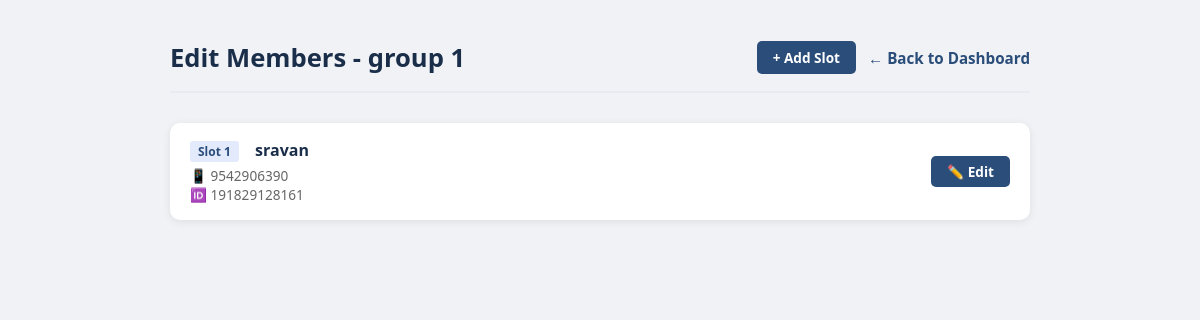
Page /management/group/2/members/ on the earlier database version.
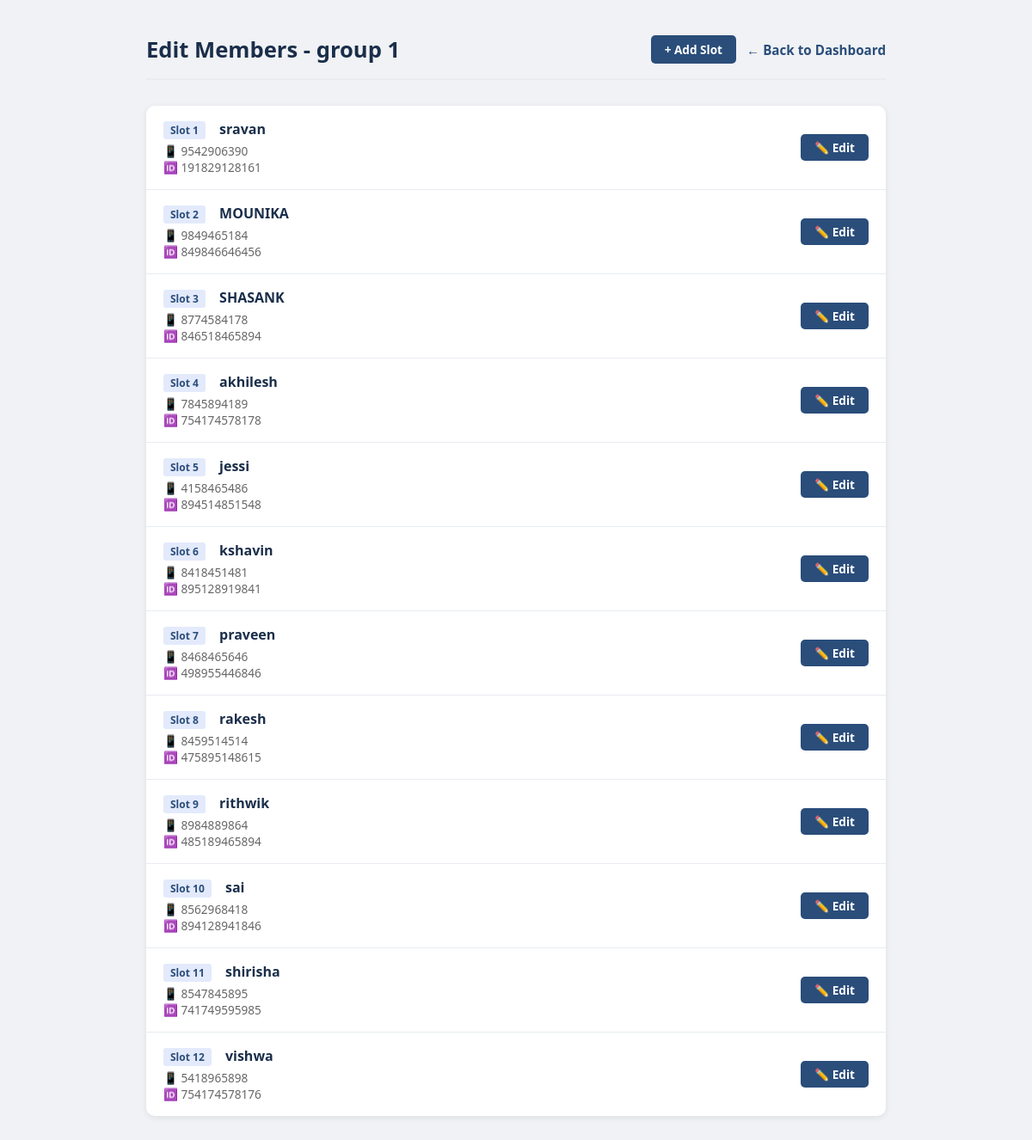
Same page on the later database version.
### management/models.py (models this page shows, shortened)
class ChitMembership(models.Model):
    member = models.ForeignKey(Member, on_delete=models.PROTECT, related_name='memberships')
    chit_group = models.ForeignKey(ChitGroup, on_delete=models.PROTECT, related_name='memberships')
    slot_number = models.PositiveIntegerField(help_text='Member slot number in this group')
    has_won = models.BooleanField(default=False)
    date_enrolled = models.DateField(auto_now_add=True)
    committed_round_number = models.PositiveIntegerField(blank=True, null=True, help_text='Round number in which this member is committed to receive the lift amount')
    committed_lift_amount = models.DecimalField(max_digits=12, decimal_places=2, blank=True, null=True, help_text='Committed lift amount for this member')
    class Meta:
        verbose_name = 'Chit Membership'
        verbose_name_plural = 'Chit Memberships'
        unique_together = [['chit_group', 'slot_number']]
        ordering = ['chit_group', 'slot_number']

class Member(models.Model):
    name = models.CharField(max_length=200)
    phone = models.CharField(
        max_length=10,
        validators=[RegexValidator(r'^\d{10}$', 'Enter a valid 10-digit phone number.')]
    )
    alternate_phone = models.CharField(max_length=10, blank=True, null=True)
    email = models.EmailField(blank=True, null=True)
    address = models.TextField()
    aadhar_number = models.CharField(max_length=12, unique=True)
    date_joined = models.DateField(auto_now_add=True)
    is_active = models.BooleanField(default=True)
    class Meta:
        verbose_name = 'Member'
        verbose_name_plural = 'Members'
        ordering = ['name']

### management/views.py (the view)
# urls.py: path('group/<int:group_id>/members/', views.edit_members, name='edit_members'),
def edit_members(request, group_id):
    group = get_object_or_404(ChitGroup, pk=group_id)
    memberships = group.memberships.select_related('member').order_by('slot_number')
    return render(request, 'management/edit_members.html', {
        'group': group,
        'memberships': memberships,
    })

### management/templates/management/edit_members.html (shortened to what this page needs)
<!DOCTYPE html>
<html lang="en">
<head>
</head>
<body>
    <div class="container">
        <div class="header">
            <h1>Edit Members - {{ group.name }}</h1>
            <div style="display:flex;gap:12px;align-items:center;">
                <a href="{% url 'add_membership' group.id %}" class="btn-edit" style="padding:7px 16px;font-size:0.85em;color:#fff;">+ Add Slot</a>
                <a href="{% url 'dashboard_group' group.id %}">← Back to Dashboard</a>
            </div>
        </div>
        {% if memberships %}
        <div class="members-list">
            {% for membership in memberships %}
            <div class="member-item">
                <div class="member-info">
                    <div class="member-name">
                        <span class="member-slot">Slot {{ membership.slot_number }}</span>
                        {{ membership.member.name }}
                    </div>
                    <div class="member-details">
                        📱 {{ membership.member.phone }} {% if membership.member.alternate_phone %} | {{ membership.member.alternate_phone }}{% endif %}<br>
                        🆔 {{ membership.member.aadhar_number }} {% if membership.member.email %} | {{ membership.member.email }}{% endif %}
                    </div>
                </div>
                <div class="member-action">
                    <a href="{% url 'edit_member' group.id membership.id %}" class="btn-edit">✏️ Edit</a>
                </div>
            </div>
            {% endfor %}
        </div>
        {% else %}
        <div class="empty-state">
            <p>No members in this group yet.</p>
        </div>
        {% endif %}
    </div>
</body>
</html>

Differences in the rows shown:
added ChitMembership: slot_number "2", member.name "MOUNIKA", member.phone "9849465184", member.aadhar_number "849846646456"
added ChitMembership: slot_number "3", member.name "SHASANK", member.phone "8774584178", member.aadhar_number "846518465894"
added ChitMembership: slot_number "4", member.name "akhilesh", member.phone "7845894189", member.aadhar_number "754174578178"
added ChitMembership: slot_number "5", member.name "jessi", member.phone "4158465486", member.aadhar_number "894514851548"
added ChitMembership: slot_number "6", member.name "kshavin", member.phone "8418451481", member.aadhar_number "895128919841"
added ChitMembership: slot_number "7", member.name "praveen", member.phone "8468465646", member.aadhar_number "498955446846"
added ChitMembership: slot_number "8", member.name "rakesh", member.phone "8459514514", member.aadhar_number "475895148615"
added ChitMembership: slot_number "9", member.name "rithwik", member.phone "8984889864", member.aadhar_number "485189465894"
added ChitMembership: slot_number "10", member.name "sai", member.phone "8562968418", member.aadhar_number "894128941846"
added ChitMembership: slot_number "11", member.name "shirisha", member.phone "8547845895", member.aadhar_number "741749595985"
added ChitMembership: slot_number "12", member.name "vishwa", member.phone "5418965898", member.aadhar_number "754174578176"
